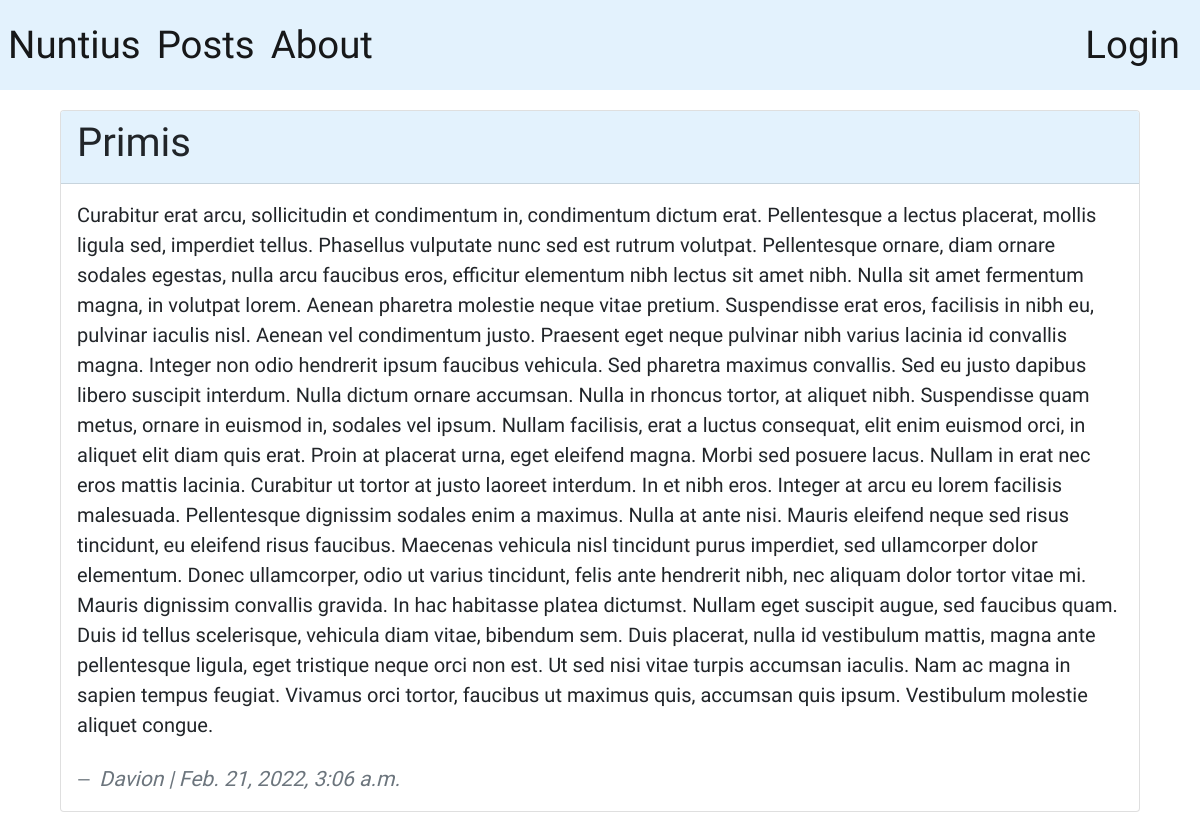
The page /blog/posts/7/ on the database its author committed.
### posts/models.py (models this page shows, shortened)
class Post(models.Model):
  title = models.CharField(max_length=256)
  author = models.ForeignKey(
    'auth.User',
    on_delete=models.CASCADE
  )
  body= models.TextField()
  created_at =models.DateTimeField(auto_now_add=True)

### posts/views.py (the view)
# urls.py: path('posts/<int:pk>/', PostDetailView.as_view(), name="post_detail"),
class PostDetailView(DetailView):
  template_name = "post_detail.html"
  model = Post

### templates/post_detail.html (shortened to what this page needs)
{% extends 'base.html' %}
{% block content %}
<div class="card detail-card">
  <div class="card-header">
    <h1>
      {{ post.title }}
    </h1>
  </div>
  <div class="card-body">
    <blockquote class="blockquote mb-0">
      <p>{{ post.body }}</p>
      <footer class="blockquote-footer">
        <cite title="Source Title">{{ post.author | capfirst }} | {{ post.created_at }}</cite>
      </footer>
    </blockquote>
  </div>
</div>
{% endblock content %}

### static/css/base.css (style rules this page uses)
body { font-family: "Akaya Telivigala", cursive; }
h1 { font-weight: 300; }
blockquote footer { padding-top: 1.5rem; }
footer cite, a { font-size: larger; }
.card { width: 90%; margin: auto; margin-bottom: 10px; }
.card-header { background-color: #e3f2fd; }
.detail-card { margin-top: 20px; }

### rows shown on the page
Post: title "Primis", body "Curabitur erat arcu, sollicitudin et condimentum in, condimentum dictum erat. Pellentesque a lectus placerat, mollis ligula sed, imperdiet tellus. Phasellus vulputate nunc sed est rutrum volutpat. Pellentesque ornare, diam ornare sodales egestas, nulla arcu faucibus eros, efficitur elementum nibh lectus sit amet nibh. Nulla sit amet fermentum magna, in volutpat lorem. Aenean pharetra molestie neque vitae pretium. Suspendisse erat eros, facilisis in nibh eu, pulvinar iaculis nisl. Aenean vel condimentum justo. Praesent eget neque pulvinar nibh varius lacinia id convallis magna. Integer non odio hendrerit ipsum faucibus vehicula. Sed pharetra maximus convallis. Sed eu justo dapibus libero…", author "Davion", created_at "Feb. 21, 2022, 3:06 a.m."
